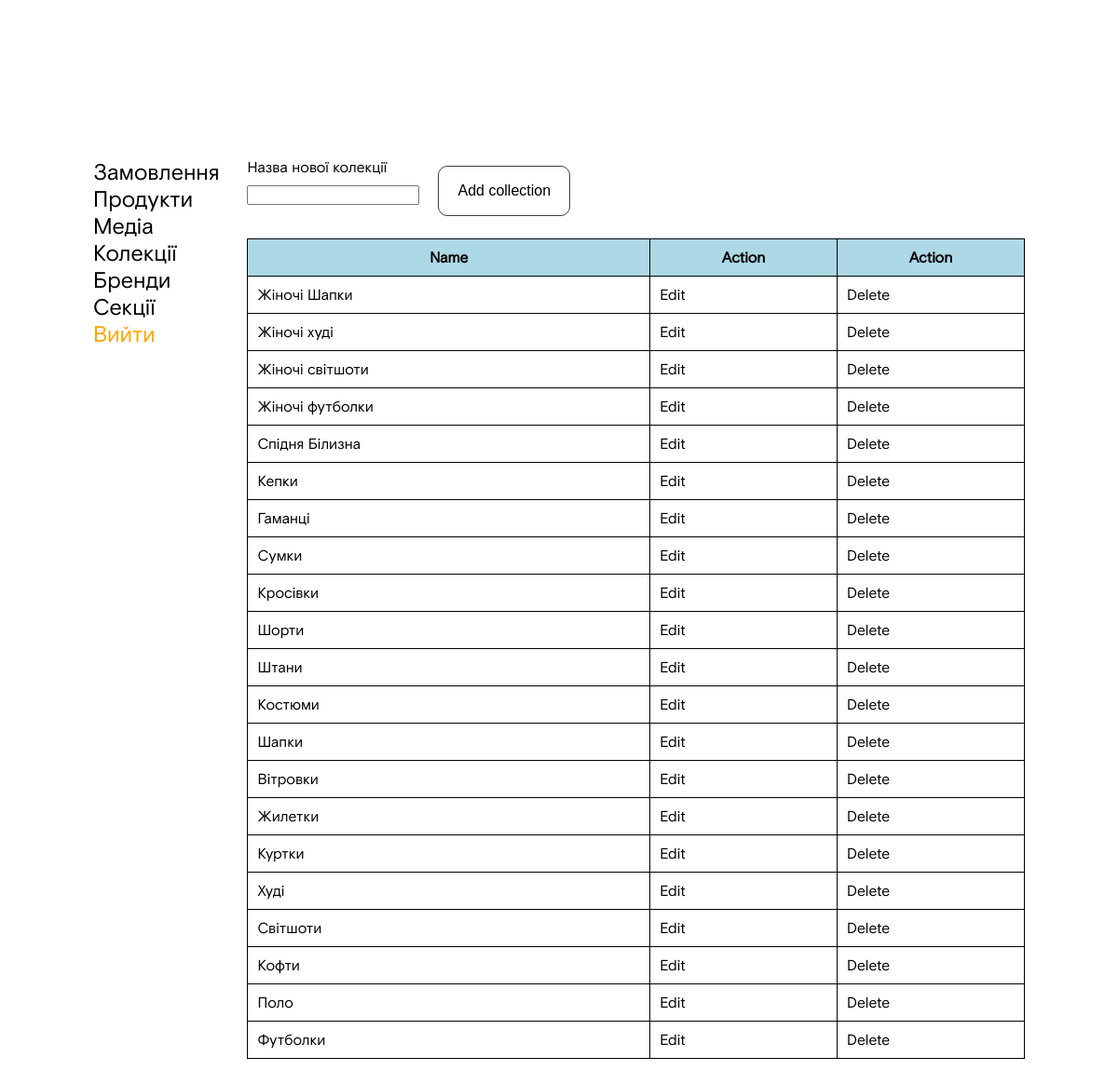
The app's page /admin_collections (signed in) with its own data.
### tables this page shows
CREATE TABLE `collections` (
  `id` int(11) NOT NULL,
  `name` varchar(200) NOT NULL
);

### Controllers/admin_collections_controller.php (called while the page is built, shortened)
<?php
require "Models/collections_model.php";
Class Admin_collections {
    public function __construct() {
        $collections = Admin_collections_model::get_collections();
        $this->collections = $collections;
    }
    public function render() {
        include 'View/admin_collections.php';
    }
}
$collection = new Admin_collections();
$collection->render();
?>

### index.php (called while the page is built, shortened)
<?php
$router = new Router();
$router->add_router('/', BASE_DIR . '/Controllers/' . 'home_controller.php');
$router->add_router('home', BASE_DIR . '/Controllers/' . 'home_controller.php');
$router->add_router('products', BASE_DIR . '/Controllers/' . 'products_controller.php');
$router->add_router('cart', BASE_DIR . '/Controllers/' . 'cart_controller.php');
$router->add_router('admin', BASE_DIR . '/Controllers/' . 'admin_home_controller.php');
$router->add_router('admin_products',  BASE_DIR . '/Controllers/' . 'admin_products_controller.php');
$router->add_router('admin_collections',  BASE_DIR . '/Controllers/' . 'admin_collections_controller.php');
$router->add_router('admin_producers',  BASE_DIR . '/Controllers/' . 'admin_producers_controller.php');
$router->add_router('admin_product_form',  BASE_DIR . '/Controllers/' . 'admin_product_form_controller.php');
$router->add_router('admin_media',  BASE_DIR . '/Controllers/' . 'admin_media_controller.php');
$router->add_router('checkout',  BASE_DIR . '/Controllers/' . 'checkout_controller.php');
$router->add_router('admin_sections',  BASE_DIR . '/Controllers/' . 'admin_sections_controller.php');
$router->add_router('order',  BASE_DIR . '/Controllers/' . 'admin_orders_controller.php');
$router->add_router('admin_login', BASE_DIR . '/Controllers/' . 'admin_login_controller.php');
$router->add_router('admin_login_checkout', BASE_DIR . '/Controllers/' . 'admin_login_controller.php');
$path = isset($_GET['url']) ? $_GET['url'] : '/';
if ($path != '/') {
    $url_array = explode("/", $path);
$url = count($url_array) >= 2 ? $url_array[1] : $url_array[0];
} else {
    $url = '/';
}
$router->route($url);
?>

### Models/collections_model.php (called while the page is built, shortened)
<?php
Class Admin_collections_model {
    public static function get_collections() {
        global $connect;
        $query = "SELECT * FROM collections ORDER BY id DESC";
        try {
            $rows = $connect->query($query);
            return $rows->fetch_all(MYSQLI_ASSOC);
        } catch (Exception $e) {
            error_log($e->getMessage());
        }
    }
}
?>

### View/admin_collections.php (the view, shortened to what this page needs)
<?php
include 'View/header.php';
?>
<div class="container flex-row flex-column-table">
    <div>
    <?php
        include 'View/admin_menu.php';
        ?>
    </div>
    <div class="width100">
        <form class="create-collection flex-row align-center">
            <div class="form-item">
                <div class="form-item_lable">Назва нової колекції</div>
                <input type="text" required minlength=4 name="collection" />
            </div>
            <button type="submit">
                Add collection
            </button>
        </form>
        <div class="collections-list">
            <?php
            echo "<table>";
            echo "<tr>";
            echo "<th>Name</th>";
            echo "<th>Action</th>";
            echo "<th>Action</th>";
            echo "</tr>";
            foreach ($this->collections as $collection) {
                echo "<tr>";
                echo "<td>" . $collection["name"] . "</td>";
                echo "<td><div> Edit </div></td>";
                echo "<td><div> Delete </div></td>";
                echo "</tr>";
            }
            echo "</table>";
            ?>
        </div>
    </div>
</div>

### Assets/style.css (style rules this page uses)
.container { max-width: 1700px; margin: 0 auto; padding: 170px 100px 0 100px; }
button, .button { font-size: 16px; line-height: 22px; display: block; cursor: pointer; padding: 15px 20px; background: none; border-radius: 10px; border: 1px solid rgb(61 61 61); }
.width100 { width: 100%; }
.form-item { margin-bottom: 20px; }
.form-item_lable { margin-bottom: 10px; }
table { border-collapse: collapse; width: 100%; }
th, td { border: 1px solid black; padding: 10px; }
th { background-color: lightblue; }
.create-collection button { margin-left: 20px; }

### Assets/grids.css (style rules this page uses)
.flex-row { display: flex; flex-direction: row; }
.align-center { align-items: center; }

### records on screen
collections: name "Жіночі Шапки"
collections: name "Жіночі худі"
collections: name "Жіночі світшоти"
collections: name "Жіночі футболки"
collections: name "Спідня Білизна"
collections: name "Кепки"
collections: name "Гаманці"
collections: name "Сумки"
collections: name "Кросівки"
collections: name "Шорти"
collections: name "Штани"
collections: name "Костюми"
collections: name "Шапки"
collections: name "Вітровки"
collections: name "Жилетки"
collections: name "Куртки"
collections: name "Худі"
collections: name "Світшоти"
collections: name "Кофти"
collections: name "Поло"
collections: name "Футболки"
